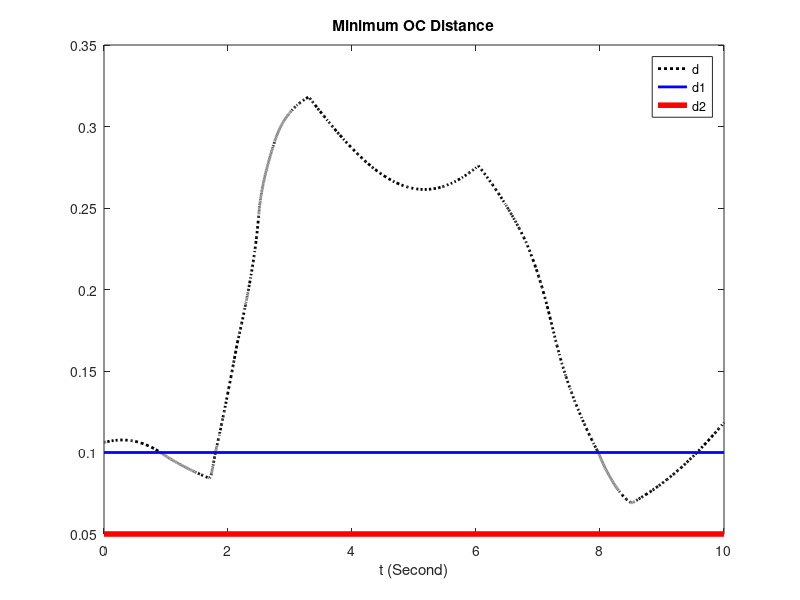
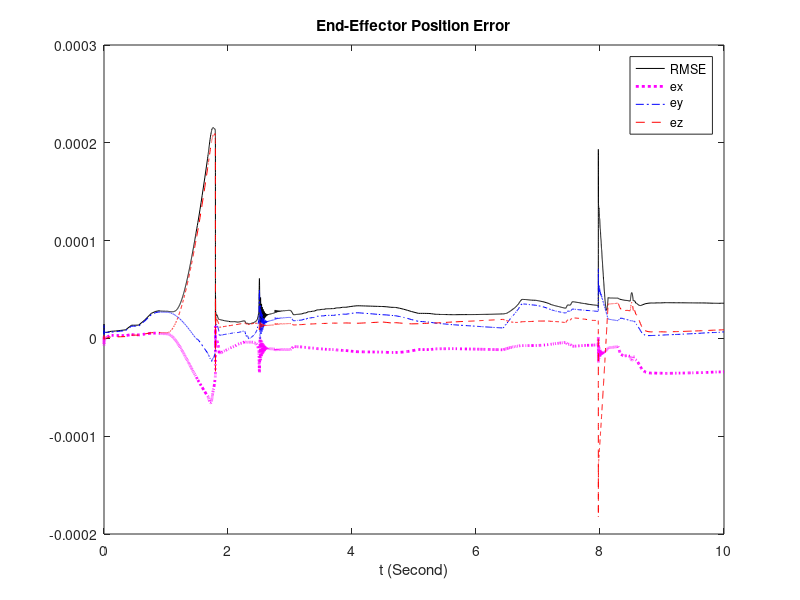
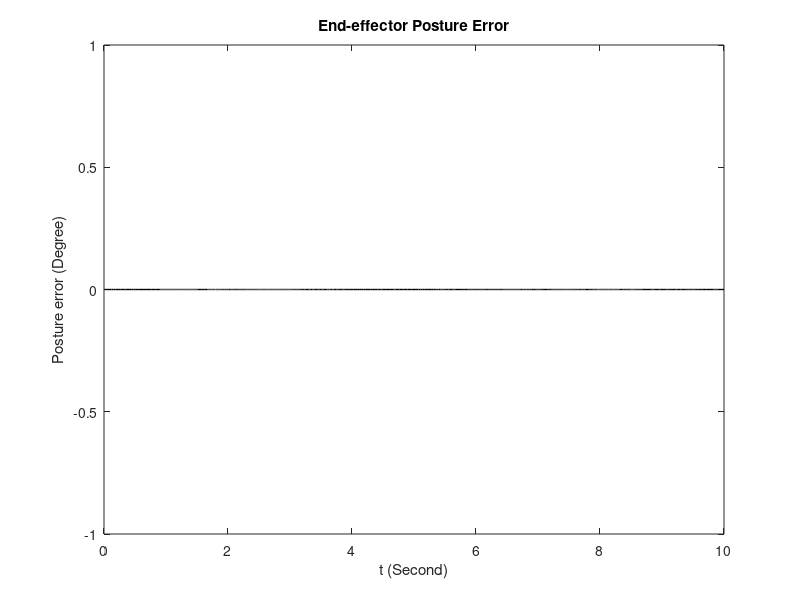
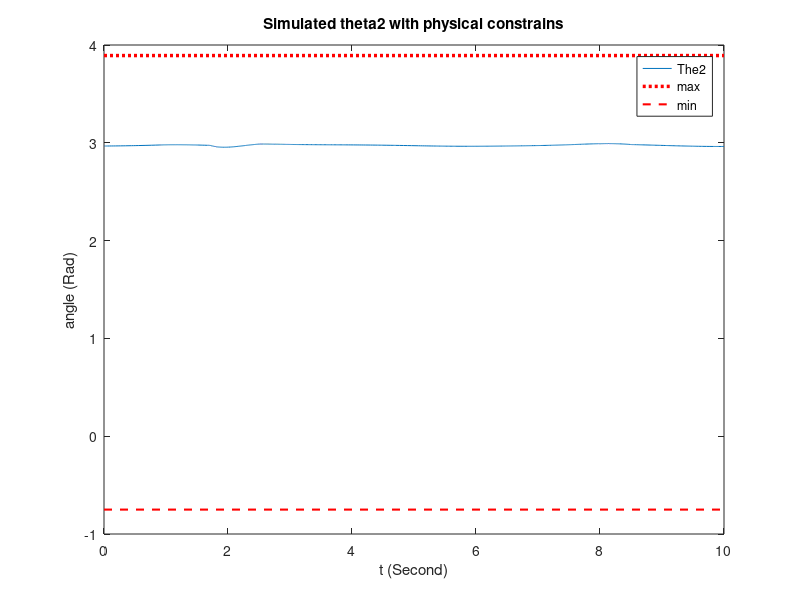

Source code (MATLAB) for these figures, in order: (Note: this script raises an error after producing the figures.)
%ZXP Plot some important parameters

clear all;
format long;
global d1 d2 lenK T mu r alpha q0;
load SYSdata;

load SRDdata1;
load SRDdata2;
load SRDdata3;

%==plotting angles==
figure;
plot(t,minD,':k','LineWidth',2);hold on;
% axis([0 10 0.04 0.16]);
line([0,10],[d2,d2],'color','blue','LineWidth',2);
line([0,10],[d1,d1],'color','red','LineWidth',4);
title('Minimum OC Distance');
xlabel('t (Second)');
legend('d','d1','d2');

figure;
plot(t,erRMSE,'k');hold on;
plot(t,erposx,':m','LineWidth',2);hold on;
plot(t,erposy,'-.b');hold on;
plot(t,erposz,'--r');hold on;
title('End-Effector Position Error');
xlabel('t (Second)');
legend('RMSE','ex','ey','ez');

figure;
plot(t,zerror,'k','LineWidth',1);hold on;
%axis([0 10 -2.5 2.5]);
title('z axis error');
xlabel('t (Second)');
ylabel('Posture error (Degree)');
title('End-effector Posture Error');

figure;
plot(t,qAll(:,2));hold on;
plot([0,10],[qP(2),qP(2)],'r:', 'LineWidth',2.5);
plot([0,10],[qM(2),qM(2)],'r--', 'LineWidth',1.5);
%axis([0 10 -2.5 2.5]);
title('Simulated theta2 with physical constrains');
xlabel('t (Second)');
ylabel('angle (Rad)');
legend('The2','max','min');

max2 = max(qAll(:,2))
min2 = min(qAll(:,2))

figure;
plot(t,qAll(:,3));hold on;
plot([0,10],[qP(3),qP(3)],'r:', 'LineWidth',2.5);
plot([0,10],[qM(3),qM(3)],'r--', 'LineWidth',1.5);
%axis([0 10 -2.5 2.5]);
title('Simulated theta3 with physical constrains');
xlabel('t (Second)');
ylabel('angle (Rad)');
legend('The3','max','min');

max3 = max(qAll(:,3))
min3 = min(qAll(:,3))

figure;
plot(t,effective_oan,'o');hold on;
title('the number of effective obstacle-link pairs');
xlabel('t (Second)');

figure;
plot3(j7px,j7py,j7pz,':k','LineWidth',2);hold on;
plot3(rx,ry,rz,'r');hold on;
grid on;
xlabel('x');
ylabel('y');
zlabel('z');
% axis([0.15 0.3 -0.5 -0.3]);
legend('End-effector path','Desired path');
title('Desired Path and End-effector Path');

[Ppx,Ppy,Ppz,PpTr]=positionN(qAll(1,:),lenK);
pos_initial=[Ppx Ppy Ppz]
disp('4 finished');
%kinova5;